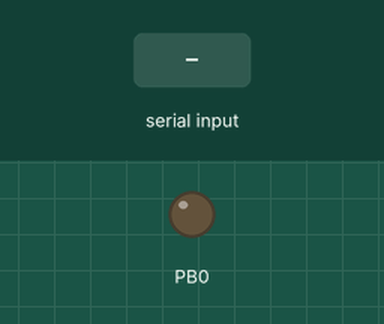
Bench run of a program on a simulated ATmega328P, built with avr-gcc and emulated at 16 MHz. Parts: output pins drawn as LEDs (lit = HIGH). Inputs (shaded band) come from the test bench.

Above: at 1.2 s.
1.3 s: byte 0 (0b00000000) received over Serial
At 1.6 s:
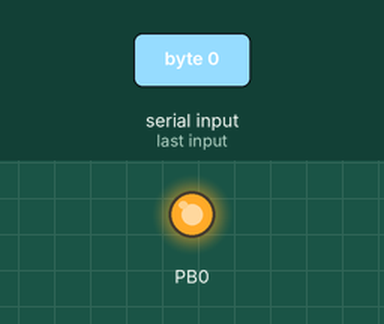
Timing chart, 0 to 4.3 s (numbered marks = the images above; inputs shaded):
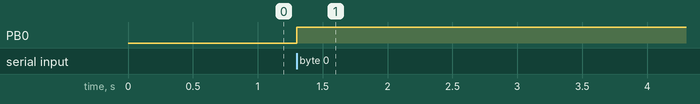

The program:

main.c
```c
#define F_CPU 16000000UL

#include <avr/io.h>
#include <util/delay.h>


void uart_init(void)
{
    UBRR0L = (unsigned char)(103 & 0xFF);         // set lower byte
    UBRR0H = (unsigned char)(103 >> 8);           // set higher byte

    // enable receiver
    UCSR0B |= (1 << RXEN0);                 // set to high reading
}

int main(void)
{
    DDRB |= (1 << PINB0);
    unsigned char data;

    uart_init();

    while (1)
    {
        while(! (UCSR0A & (1 << RXC0)));
        data = UDR0;

        if(data == 0b00000000){
            PORTB ^= (1 << PINB0);
        }
        else if(data == 0b11110000 ){
            PORTB |= (1 << PINB0);
        }
    }
}
```

Measured:
- after the input at 1.3 s, PB0: LOW → HIGH at once
